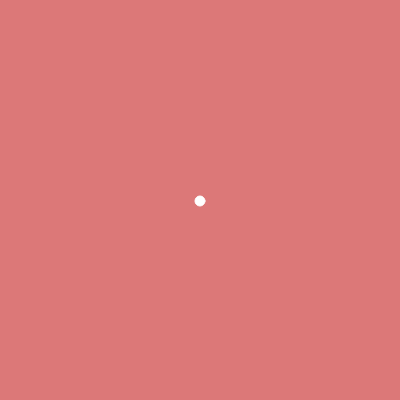
Frame 1 (no input)
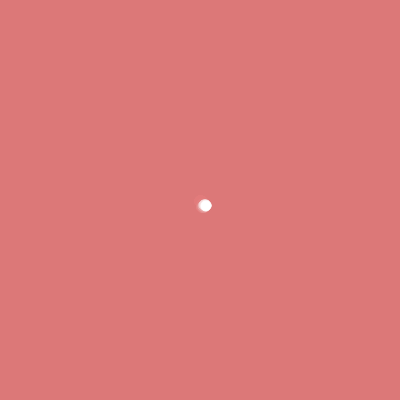
Frame 60 (no input)
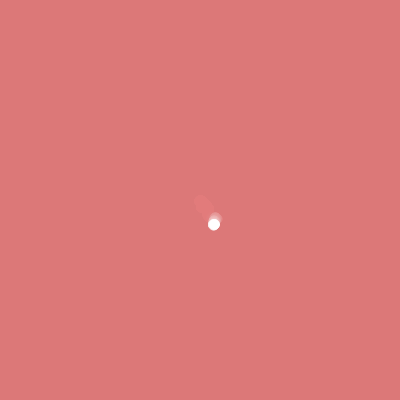
Frame 120 (the mouse pressed at the canvas centre since frame 60)

The p5.js sketch that drew these frames (run headless with seeded random() and noise() and a simulated clock; from frame 60 on, the mouse is pressed at the canvas centre):

// p5.js sketch
// ── sketch.js
let walker;

function setup() {
  createCanvas(400, 400);

  walker = new Walker();

  background(220, 120, 120);
}

function draw() {
  background(220, 120, 120, 30);

  walker.step();
  walker.show();
}

class Walker {
  constructor() {
    this.x = width / 2;
    this.y = height / 2;
  }

  show() {
    stroke(255);
    ellipse(this.x, this.y, 10);
  }

  step() {
    let choice = floor(random(4));

    switch (choice) {
      case 0:
        this.x += 1;
        break;
      case 1:
        this.x -= 0.5;
        break;
      case 2:
        this.y += 1;
        break;
      case 3:
        this.y -= 0.5;
        break;
      default:
        break;
    }
  }
}
